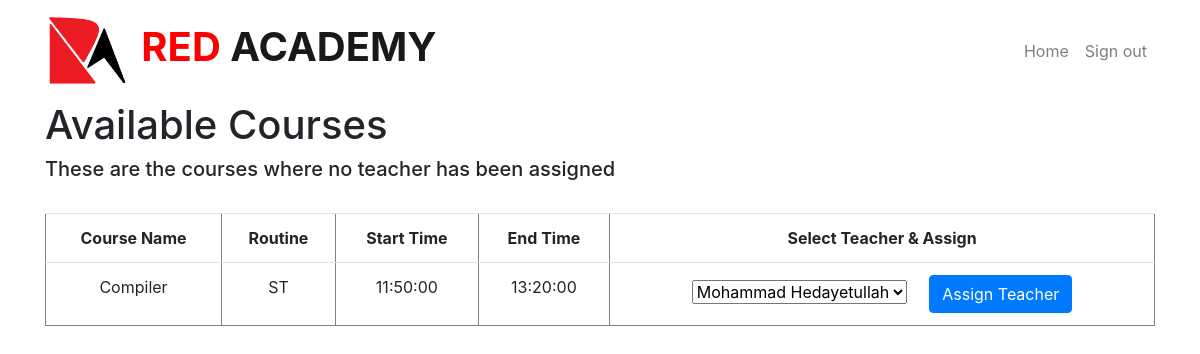
/teacher_assign_course.php (signed in), run on the app's committed database.
### tables this page shows
CREATE TABLE `courses` (
  `coursename` varchar(50) NOT NULL,
  `teacher` text NOT NULL,
  `teacher_email` varchar(50) NOT NULL,
  `routine` text NOT NULL,
  `start` time NOT NULL,
  `end` time NOT NULL
);

### teacher_assign_course.php (the view, shortened to what this page needs)
<!DOCTYPE html>
<html lang="en" dir="ltr">
  <head>
    <link rel="stylesheet" href="css/bootstrap.min.css">
    <link rel="stylesheet" href="css/custom.css">
  </head>
  <body>
    <nav class="navbar navbar-expand-lg navbar-light">
      <div class="container">
        <a class="navbar-brand" href="admin_homepage.php">
          <img src="photos/logo.png" height="75" class="d-inline-block" alt="Business"> <b><font color="red"> RED </font> ACADEMY </b>
        </a>
         <div class="collapse navbar-collapse" id="navbarSupportedContent">
           <ul class="navbar-nav ml-auto">
             <li class="nav-item">
               <a class="nav-link" href="admin_homepage.php">Home</a>
             </li>
             <li class="nav-item">
               <a class="nav-link" href="sign_out.php">Sign out</a>
             </li>
           </ul>
         </div>
     </div>
   </nav>
   <div class="container">
       <h1>Available Courses</h1>
       <h5>These are the courses where no teacher has been assigned</h5>
   </div>
   <br>
   <div class="container">
     <div class="middle">
       <?php
       $connection=mysqli_connect('localhost','root','','red_academy');
       $query="select * from courses where teacher='null'";
       $result=mysqli_query($connection,$query);
       $query2="select fname,lname,email from teachers";
       $result2=mysqli_query($connection,$query2);
           if($result)
           {
           if(mysqli_num_rows($result)>0){
                           echo '<table class="table" border="1">
                               <tr>
                                   <th>
                                       Course Name
                                   </th>
                                   <th>
                                       Routine
                                   </th>
                                   <th>
                                       Start Time
                                   </th>
                                   <th>
                                       End Time
                                   </th>
                                   <th>
                                   Select Teacher & Assign
                                   </th>
                               </tr>
                               ';
             while($ans=mysqli_fetch_array($result))
             {
                               echo "<tr>";
                                           echo "<td>". $ans['coursename'] ."</td>";
                                           echo "<td>". $ans['routine'] ."</td>";
                                           echo "<td>". $ans['start'] ."</td>";
                                           echo "<td>". $ans['end'] ."</td>";
                                           echo '<td>';
                                           echo'<form class="assign" method="POST" action="">
                                           <input type="hidden" name="cname" value="'.$ans['coursename'].'">';
                                           echo'<select id="teacher_email" name="teacher_email">';
                                               if($result2)
                                               {
                                               if(mysqli_num_rows($result2)>0)
                                               {
                                                 foreach($result2 as $row)
                                                 {
                                                   echo'<option value="'.$row['email'].'">'.$row['fname'].' '.$row['lname'].'</option>';
                                                 }
                                               }
                                               }
                                           echo'</select>
                                           &nbsp;&nbsp;&nbsp;&nbsp;<input type="submit" class="btn btn-primary" value="Assign Teacher">
                                           </form>';
                                           echo'</td>';
                               echo "</tr>";
               }
                         echo "</table>";
             }
             }
             else {
               echo "Nothing to show Here <br>";
             }
                          ?>
     </div>
   </div>
  </body>
</html>

### css/custom.css (style rules this page uses)
div.middle { text-align: center; }
.navbar-light .navbar-brand { font-size: 40px; }

### data on the page
courses: coursename "Compiler", routine "ST", start "11:50:00", end "13:20:00"

### other printed values
form field teacher_email "Mohammad Hedayetullah"
